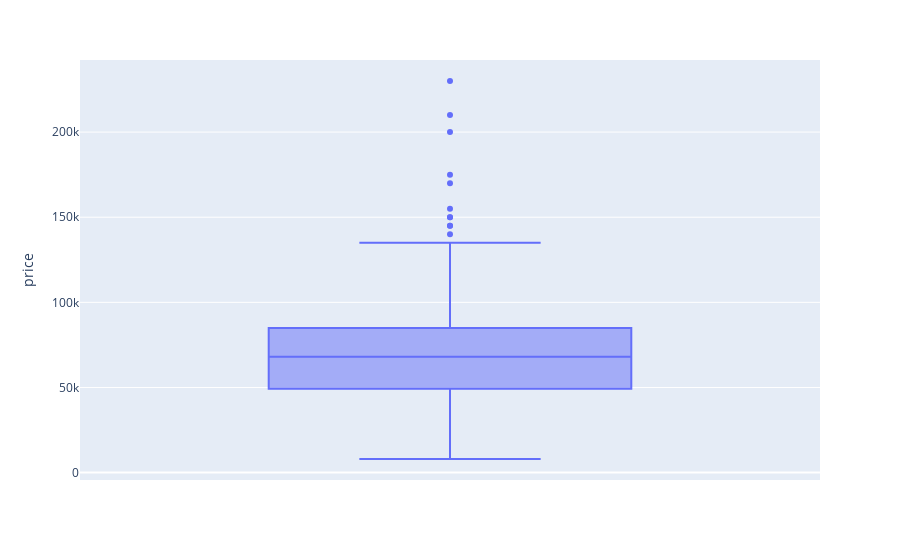

The notebook cell this image was saved under:
### Code cell
get_box_plot(processed_df, plot_parameter="price", numBedrooms=3, Status="Unfurnished").show()

### Figure 1 — Plotly figure (JSON) as saved in the notebook; plotly's stock layout.template omitted (floating-point values rounded to 4 significant figures; data arrays with more than 128 entries replaced by an {"elided": "..."} marker saying what was removed)
{"data": [{"alignmentgroup": "True", "hovertemplate": "price=%{y}<extra></extra>", "legendgroup": "", "marker": {"color": "#636efa"}, "name": "", "notched": false, "offsetgroup": "", "orientation": "v", "showlegend": false, "type": "box", "x0": " ", "xaxis": "x", "y": {"elided": "215 int values"}, "y0": " ", "yaxis": "y"}], "layout": {"boxmode": "group", "legend": {"tracegroupgap": 0}, "margin": {"t": 60}, "xaxis": {"anchor": "y", "domain": [0, 1]}, "yaxis": {"anchor": "x", "domain": [0, 1], "title": {"text": "price"}}}}
